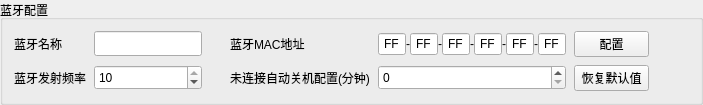
            <widget class="QGroupBox" name="groupBox_3">
             <property name="sizePolicy">
              <sizepolicy hsizetype="Preferred" vsizetype="Fixed">
               <horstretch>0</horstretch>
               <verstretch>0</verstretch>
              </sizepolicy>
             </property>
             <property name="title">
              <string>蓝牙配置</string>
             </property>
             <layout class="QGridLayout" name="gridLayout_2">
              <property name="spacing">
               <number>8</number>
              </property>
              <item row="1" column="2">
               <widget class="QSpinBox" name="spinBox_3">
                <property name="minimumSize">
                 <size>
                  <width>0</width>
                  <height>25</height>
                 </size>
                </property>
                <property name="maximum">
                 <number>10</number>
                </property>
                <property name="value">
                 <number>10</number>
                </property>
               </widget>
              </item>
              <item row="0" column="0">
               <widget class="QLabel" name="label_8">
                <property name="text">
                 <string>蓝牙名称</string>
                </property>
               </widget>
              </item>
              <item row="1" column="0" colspan="2">
               <widget class="QLabel" name="label_10">
                <property name="sizePolicy">
                 <sizepolicy hsizetype="Fixed" vsizetype="Preferred">
                  <horstretch>0</horstretch>
                  <verstretch>0</verstretch>
                 </sizepolicy>
                </property>
                <property name="text">
                 <string>蓝牙发射频率</string>
                </property>
               </widget>
              </item>
              <item row="0" column="3">
               <spacer name="horizontalSpacer_4">
                <property name="orientation">
                 <enum>Qt::Horizontal</enum>
                </property>
                <property name="sizeType">
                 <enum>QSizePolicy::Fixed</enum>
                </property>
                <property name="sizeHint" stdset="0">
                 <size>
                  <width>20</width>
                  <height>20</height>
                 </size>
                </property>
               </spacer>
              </item>
              <item row="0" column="5">
               <widget class="QWidget" name="macWgt" native="true">
                <property name="sizePolicy">
                 <sizepolicy hsizetype="Preferred" vsizetype="Fixed">
                  <horstretch>0</horstretch>
                  <verstretch>0</verstretch>
                 </sizepolicy>
                </property>
                <property name="minimumSize">
                 <size>
                  <width>180</width>
                  <height>0</height>
                 </size>
                </property>
                <property name="maximumSize">
                 <size>
                  <width>11111111</width>
                  <height>16777215</height>
                 </size>
                </property>
                <layout class="QHBoxLayout" name="horizontalLayout_6">
                 <property name="spacing">
                  <number>0</number>
                 </property>
                 <property name="leftMargin">
                  <number>0</number>
                 </property>
                 <property name="topMargin">
                  <number>0</number>
                 </property>
                 <property name="rightMargin">
                  <number>0</number>
                 </property>
                 <property name="bottomMargin">
                  <number>0</number>
                 </property>
                 <item>
                  <widget class="QLineEdit" name="edtMac_1">
                   <property name="minimumSize">
                    <size>
                     <width>28</width>
                     <height>0</height>
                    </size>
                   </property>
                   <property name="maximumSize">
                    <size>
                     <width>25</width>
                     <height>16777215</height>
                    </size>
                   </property>
                   <property name="text">
                    <string>FF</string>
                   </property>
                   <property name="alignment">
                    <set>Qt::AlignCenter</set>
                   </property>
                  </widget>
                 </item>
                 <item>
                  <widget class="QLabel" name="label_15">
                   <property name="text">
                    <string>-</string>
                   </property>
                   <property name="alignment">
                    <set>Qt::AlignCenter</set>
                   </property>
                  </widget>
                 </item>
                 <item>
                  <widget class="QLineEdit" name="edtMac_2">
                   <property name="minimumSize">
                    <size>
                     <width>28</width>
                     <height>0</height>
                    </size>
                   </property>
                   <property name="maximumSize">
                    <size>
                     <width>25</width>
                     <height>16777215</height>
                    </size>
                   </property>
                   <property name="text">
                    <string>FF</string>
                   </property>
                   <property name="alignment">
                    <set>Qt::AlignCenter</set>
                   </property>
                  </widget>
                 </item>
                 <item>
                  <widget class="QLabel" name="label_30">
                   <property name="text">
                    <string>-</string>
                   </property>
                   <property name="alignment">
                    <set>Qt::AlignCenter</set>
                   </property>
                  </widget>
                 </item>
                 <item>
                  <widget class="QLineEdit" name="edtMac_3">
                   <property name="minimumSize">
                    <size>
                     <width>28</width>
                     <height>0</height>
                    </size>
                   </property>
                   <property name="maximumSize">
                    <size>
                     <width>25</width>
                     <height>16777215</height>
                    </size>
                   </property>
                   <property name="text">
                    <string>FF</string>
                   </property>
                   <property name="alignment">
                    <set>Qt::AlignCenter</set>
                   </property>
                  </widget>
                 </item>
                 <item>
                  <widget class="QLabel" name="label_31">
                   <property name="text">
                    <string>-</string>
                   </property>
                   <property name="alignment">
                    <set>Qt::AlignCenter</set>
                   </property>
                  </widget>
                 </item>
                 <item>
                  <widget class="QLineEdit" name="edtMac_4">
                   <property name="minimumSize">
                    <size>
                     <width>28</width>
                     <height>0</height>
                    </size>
                   </property>
                   <property name="maximumSize">
                    <size>
                     <width>25</width>
                     <height>16777215</height>
                    </size>
                   </property>
                   <property name="text">
                    <string>FF</string>
                   </property>
                   <property name="alignment">
                    <set>Qt::AlignCenter</set>
                   </property>
                  </widget>
                 </item>
                 <item>
                  <widget class="QLabel" name="label_32">
                   <property name="text">
                    <string>-</string>
                   </property>
                   <property name="alignment">
                    <set>Qt::AlignCenter</set>
                   </property>
                  </widget>
                 </item>
                 <item>
                  <widget class="QLineEdit" name="edtMac_5">
                   <property name="minimumSize">
                    <size>
                     <width>28</width>
                     <height>0</height>
                    </size>
                   </property>
                   <property name="maximumSize">
                    <size>
                     <width>25</width>
                     <height>16777215</height>
                    </size>
                   </property>
                   <property name="text">
                    <string>FF</string>
                   </property>
                   <property name="alignment">
                    <set>Qt::AlignCenter</set>
                   </property>
                  </widget>
                 </item>
                 <item>
                  <widget class="QLabel" name="label_33">
                   <property name="text">
                    <string>-</string>
                   </property>
                   <property name="alignment">
                    <set>Qt::AlignCenter</set>
                   </property>
                  </widget>
                 </item>
                 <item>
                  <widget class="QLineEdit" name="edtMac_6">
                   <property name="minimumSize">
                    <size>
                     <width>28</width>
                     <height>0</height>
                    </size>
                   </property>
                   <property name="maximumSize">
                    <size>
                     <width>28</width>
                     <height>16777215</height>
                    </size>
                   </property>
                   <property name="text">
                    <string>FF</string>
                   </property>
                   <property name="alignment">
                    <set>Qt::AlignCenter</set>
                   </property>
                  </widget>
                 </item>
                </layout>
               </widget>
              </item>
              <item row="0" column="7">
               <spacer name="horizontalSpacer_8">
                <property name="orientation">
                 <enum>Qt::Horizontal</enum>
                </property>
                <property name="sizeType">
                 <enum>QSizePolicy::Preferred</enum>
                </property>
                <property name="sizeHint" stdset="0">
                 <size>
                  <width>40</width>
                  <height>20</height>
                 </size>
                </property>
               </spacer>
              </item>
              <item row="1" column="5">
               <widget class="QSpinBox" name="spinBox_4">
                <property name="sizePolicy">
                 <sizepolicy hsizetype="Expanding" vsizetype="Fixed">
                  <horstretch>0</horstretch>
                  <verstretch>0</verstretch>
                 </sizepolicy>
                </property>
                <property name="minimumSize">
                 <size>
                  <width>0</width>
                  <height>25</height>
                 </size>
                </property>
                <property name="maximum">
                 <number>10</number>
                </property>
               </widget>
              </item>
              <item row="1" column="4">
               <widget class="QLabel" name="label_11">
                <property name="sizePolicy">
                 <sizepolicy hsizetype="Fixed" vsizetype="Preferred">
                  <horstretch>0</horstretch>
                  <verstretch>0</verstretch>
                 </sizepolicy>
                </property>
                <property name="text">
                 <string>未连接自动关机配置(分钟)</string>
                </property>
               </widget>
              </item>
              <item row="0" column="2">
               <widget class="QLineEdit" name="lineEdit">
                <property name="minimumSize">
                 <size>
                  <width>0</width>
                  <height>25</height>
                 </size>
                </property>
               </widget>
              </item>
              <item row="0" column="4">
               <widget class="QLabel" name="label_9">
                <property name="text">
                 <string>蓝牙MAC地址</string>
                </property>
               </widget>
              </item>
              <item row="0" column="6">
               <widget class="QPushButton" name="pushButton_4">
                <property name="minimumSize">
                 <size>
                  <width>75</width>
                  <height>25</height>
                 </size>
                </property>
                <property name="maximumSize">
                 <size>
                  <width>75</width>
                  <height>16777215</height>
                 </size>
                </property>
                <property name="text">
                 <string>配置</string>
                </property>
               </widget>
              </item>
              <item row="1" column="6">
               <widget class="QPushButton" name="pushButton_5">
                <property name="minimumSize">
                 <size>
                  <width>75</width>
                  <height>25</height>
                 </size>
                </property>
                <property name="maximumSize">
                 <size>
                  <width>75</width>
                  <height>16777215</height>
                 </size>
                </property>
                <property name="text">
                 <string>恢复默认值</string>
                </property>
               </widget>
              </item>
             </layout>
            </widget>
